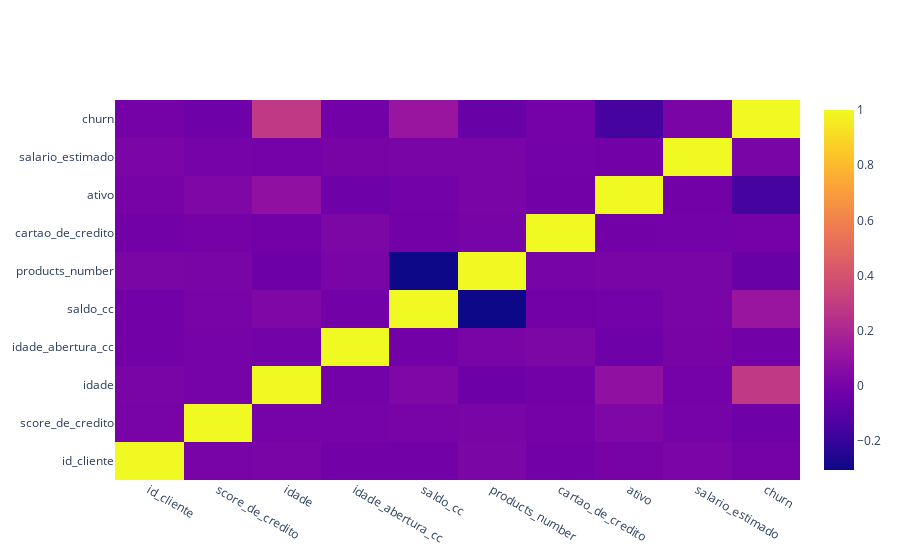

Source (notebook cell):
### Code cell
import plotly.graph_objects as go

fig_corr = go.Figure(
    data = go.Heatmap(
        z = df_corr,
        x = df_corr.columns,
        y = df_corr.columns
    )
)

fig_corr.show()
